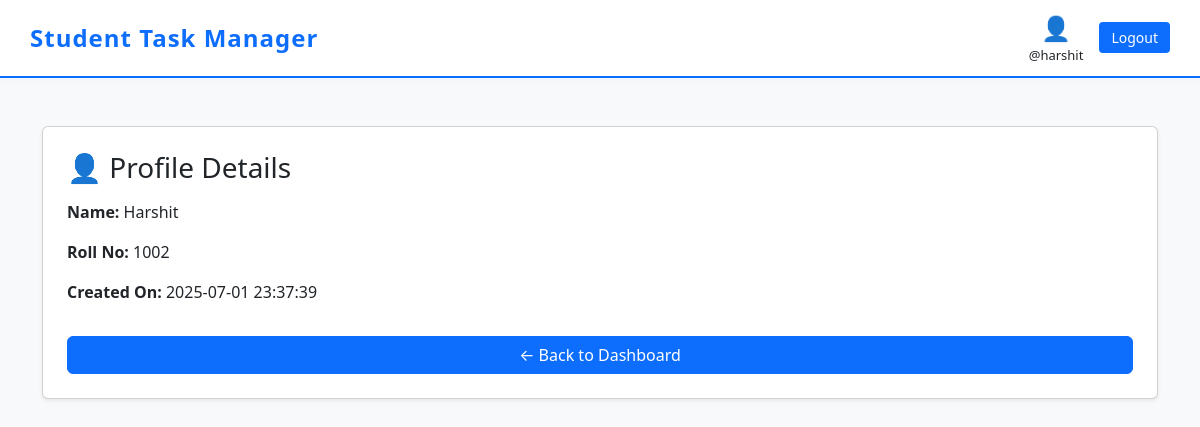
/profile.php (signed in), run on the app's committed database.
### tables this page shows
CREATE TABLE `users` (
  `sno` int(11) NOT NULL,
  `username` varchar(11) NOT NULL,
  `password` varchar(23) NOT NULL,
  `dt` datetime NOT NULL DEFAULT current_timestamp(),
  `rollno` int(10) NOT NULL
);

### profile.php (the view, shortened to what this page needs)
<?php
$conn = mysqli_connect("localhost", "root", "", "new_task_manag_db");
$username = $_SESSION['username'] ?? '';
$sql = "SELECT * FROM users WHERE username = '$username'";
$result = mysqli_query($conn, $sql);
$user = mysqli_fetch_assoc($result);
?>
<!DOCTYPE html>
<html lang="en">
<head>
  <link href="https://cdn.jsdelivr.net/npm/bootstrap@5.3.0/dist/css/bootstrap.min.css" rel="stylesheet"/>
</head>
<body class="bg-light">
  <nav class="navbar navbar-custom">
    <span class="navbar-brand">Student Task Manager</span>
    <div class="d-flex align-items-center gap-3">
      <div class="text-center">
        <div style="font-size: 24px; color: #0d6efd;">👤</div>
        <div style="font-size: 13px;">
          @<?= isset($_SESSION['username']) ? $_SESSION['username'] : 'User' ?>
        </div>
      </div>
      <button class="btn-logout" onclick="location.href='logout.php'">Logout</button>
    </div>
  </nav>
  <div class="container mt-5">
    <div class="card p-4 shadow-sm">
      <h3 class="mb-3">👤 Profile Details</h3>
      <?php if ($user): ?>
        <p><strong>Name:</strong> <?= $user['username'] ?></p>
        <p><strong>Roll No:</strong> <?= $user['rollno'] ?></p>
        <p><strong>Created On:</strong> <?= $user['dt'] ?></p>
        <a href="cal_dash.php" class="btn btn-primary mt-3">← Back to Dashboard</a>
      <?php else: ?>
        <p>User not found.</p>
      <?php endif; ?>
    </div>
  </div>
</body>
</html>

### profile.php (style rules this page uses)
.navbar-custom { background: #fff; border-bottom: 2px solid #0d6efd; padding: 10px 30px; margin-bottom: 30px; box-shadow: 0 2px 8px rgba(13, 110, 253, 0.04); display: flex; justify-content: space-between; align-items: center; }
.navbar-brand { font-weight: bold; color: #0d6efd; font-size: 1.5rem; letter-spacing: 1px; }
.btn-logout { background: #0d6efd; color: white; border: none; border-radius: 4px; padding: 5px 12px; font-size: 14px; }

### data on the page
users: username "Harshit", rollno "1002", dt "2025-07-01 23:37:39"

### other printed values
$_SESSION['username'] "harshit"
